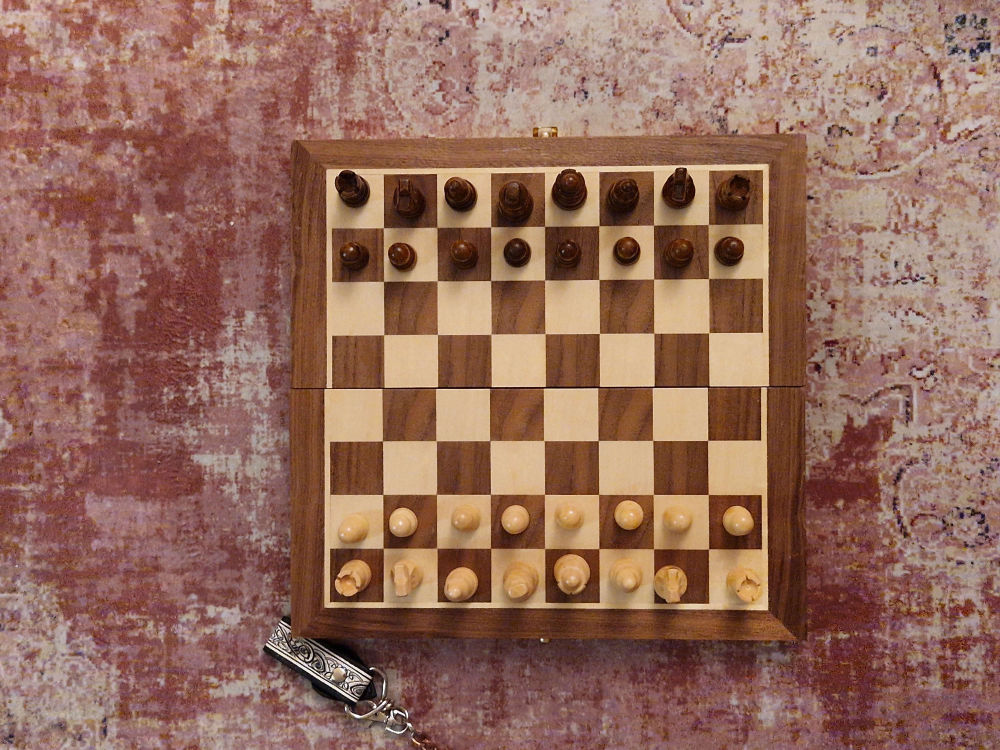
#> input picture img/start2.jpg, 4000 x 3000 px, found by its file name (shown at 1/4 size)
$ python image_processing.py
#> lines starting #> are read from the running program, lines starting #| are printed output that depends on the picture; after the words box and inside, x2 and y2 are one past the last pixel; in counts of white or black regions, pixels touching at a corner belong together
### src/chess_detection.py
import cv2 as cv
import numpy as np
import chess
from collections import deque

class chess_logic:
    def __init__(self, buffer_len=15, presence_threshold=0.7):
        self.board = chess.Board()
        self.buffer_len = buffer_len
        self.presence_threshold = presence_threshold
        self.square_buffers = {chess.square_name(i): deque(maxlen=self.buffer_len) for i in range(64)}
        self.prev_state = {sq: False for sq in self.square_buffers}

    # [72 lines left out: functions check_board, _detect_move, _print_board_presence, not called in this run]

### src/image_processing.py
import chess_detection
import numpy as np
import cv2 as cv
from matplotlib import pyplot as plt

# Order the contours to certain order (tl, tr, br, bl)
def order_corners(pts):
    rect = np.zeros((4, 2), dtype="float32")
    s = pts.sum(axis=1)
    diff = np.diff(pts, axis=1)
    rect[0] = pts[np.argmin(s)]     # top-left
    rect[2] = pts[np.argmax(s)]     # bottom-right
    rect[1] = pts[np.argmin(diff)]  # top-right
    rect[3] = pts[np.argmax(diff)]  # bottom-left
    return rect

# Settings for image detection
# Grayscale to detect lines and blur to filter noise
def preprocess_image(board_img):
#> called with board_img = 'img/start2.jpg'
    img = cv.imread(board_img)
#> img is the input picture: shape (3000, 4000, 3); mean B, G, R 92, 107.4, 148.1
    img = cv.resize(img, (800, int(img.shape[0] * 800 / img.shape[1])))
#> img: shape (600, 800, 3)
    gray_img = cv.cvtColor(img, cv.COLOR_BGR2GRAY)
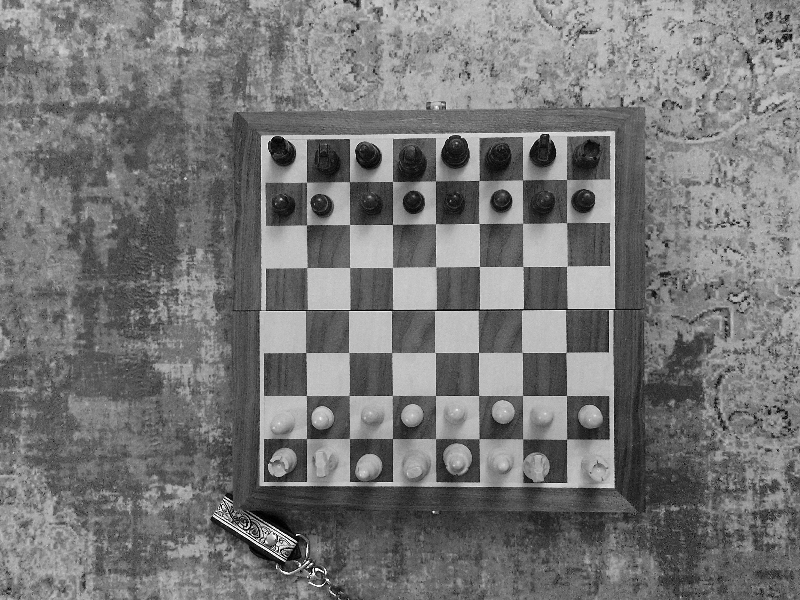
#> gray_img: shape (600, 800); min 0, max 255, mean 117.8
    blur = cv.GaussianBlur(gray_img, (5,5), 0)
    edges = cv.Canny(blur, 50, 150)
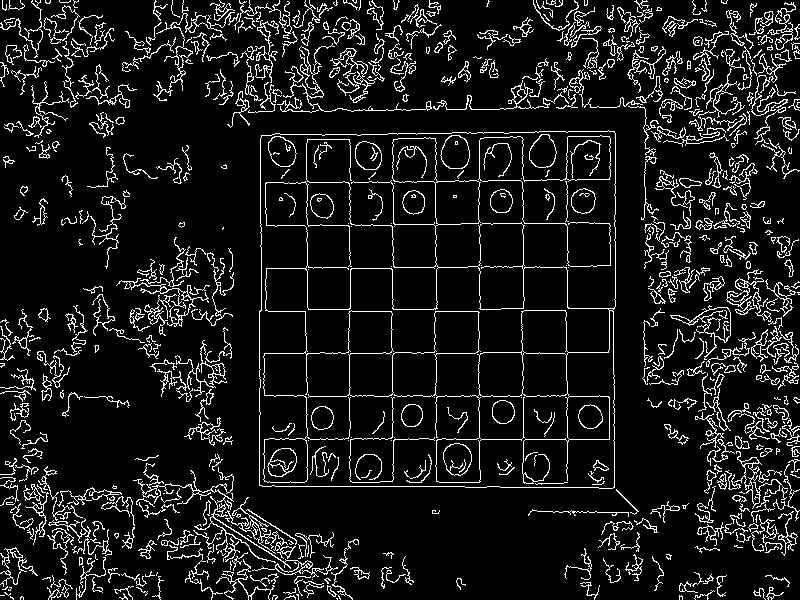
#> edges: shape (600, 800); 9.8% white in thin lines or dots

    # Optional preview
    resized_image = cv.resize(edges, (600,600))
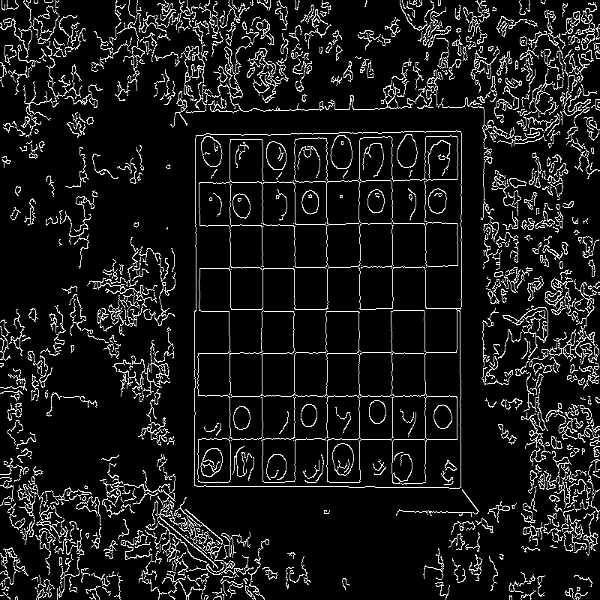
#> resized_image: shape (600, 600); min 0, max 255, mean 25.1
    cv.imshow("Detected Chessboard (Edges)", resized_image)

    return img, edges

# Draws 8x8(64 squares) grid to the chessboard image
def draw_grid(img, rows=8, cols=8, color=(0, 255, 0), thickness=2):
    h, w = img.shape[:2]
    dx = w // cols
    dy = h // rows

    # Vertical lines
    for i in range(1, cols):
        x = i * dx
        cv.line(img, (x, 0), (x, h), color, thickness)

    # Horizontal lines
    for i in range(1, rows):
        y = i * dy
        cv.line(img, (0, y), (w, y), color, thickness)

    return img

# Extract cells to an array for future use
def extract_cells(warped):
    rows = 8
    cols = 8
    h, w = warped.shape[:2]

    cell_height = h // rows
    cell_width = w // cols
    cells = []

    for row in range(rows):
        for col in range(cols):
            y1 = row * cell_height
            y2 = (row + 1) * cell_height
            x1 = col * cell_width
            x2 = (col + 1) * cell_width
            cell = warped[y1:y2, x1:x2]
            cells.append(cell)

    return cells

# Detect pieces from cells by counting pixel color difference
def detect_piece(cell):
    crop_ratio = 0.5
    diff_threshold = 20
    percent_threshold = 0.15

    gray = cv.cvtColor(cell, cv.COLOR_BGR2GRAY)

    #cv.imshow("gray piece", gray)
    #cv.waitKey(0)

    h, w = gray.shape
    cx, cy = w // 2, h // 2
    half_crop_w, half_crop_h = int(w * crop_ratio / 2), int(h * crop_ratio / 2)
    center_crop = gray[cy - half_crop_h:cy + half_crop_h, cx - half_crop_w:cx + half_crop_w]

    # Find dominant pixel intensity (median)
    dominant_value = np.median(center_crop)

    # Calculate difference from dominant value for each pixel
    diff = np.abs(center_crop.astype(int) - int(dominant_value))
    count_diff_pixels = np.sum(diff > diff_threshold)       # Count pixels that differ from the threshold
    percent_diff = count_diff_pixels / center_crop.size     # Calculate percentage of differing pixels

    return percent_diff > percent_threshold

def detect_start_pos(piece_array):
    if piece_array[0] == True and piece_array[1] == True :
        return False
    elif piece_array[0] == False and piece_array[1] == False :
        return True

def main():
    board_img = "img/start2.jpg" # Define the image
    img, edges = preprocess_image(board_img)

    # Finds contours of the chessboard likely the play area or whole chessboard borders
    contours, _ = cv.findContours(edges, cv.RETR_EXTERNAL, cv.CHAIN_APPROX_SIMPLE)
#> contours = 573 contours, 371 with area under 20; largest, box (x1, y1, x2, y2) and area: (259, 130, 616, 489) 125345, (133, 463, 313, 575) 480, (734, 451, 782, 509) 301, (225, 497, 296, 559) 300, (283, 43, 432, 112) 300
    largest_square = max(contours, key=cv.contourArea) # Detect the largest square found
#> largest_square = contour of 157 points, box (x1, y1, x2, y2) (259, 130, 616, 489), area 125345

    # Get the play area and 4 corners of that
    rect = cv.minAreaRect(largest_square)
#> rect = ((437, 309), (358, 356), -90)
    box = cv.boxPoints(rect).astype("float32")
#> box = [[615, 488], [259, 488], [259, 130], [615, 130]]

    # Order the corners consistently in this order: top-left, top-right, bottom-right, bottom-left
    ordered_box = order_corners(box)
#> in order_corners, `s = pts.sum(axis=1)`: s = [1103, 747, 389, 745]
#> in order_corners, `diff = np.diff(pts, axis=1)`: diff = [-127, 229, -129, -485]
#> ordered_box = [[259, 130], [615, 130], [615, 488], [259, 488]]

    # Compute width of the play area by choosing the largest distance between bottom line and top line
    widthA = np.linalg.norm(ordered_box[2] - ordered_box[3])
#> widthA = 356
    widthB = np.linalg.norm(ordered_box[1] - ordered_box[0])
#> widthB = 356
    maxWidth = max(int(widthA), int(widthB))
#> maxWidth = 356

    # Same for the height
    heightA = np.linalg.norm(ordered_box[1] - ordered_box[2])
#> heightA = 358
    heightB = np.linalg.norm(ordered_box[0] - ordered_box[3])
#> heightB = 358
    maxHeight = max(int(heightA), int(heightB))
#> maxHeight = 358

    # Define destination points for the new (warped) image
    dst_corners = np.array([
        [0, 0],
        [maxWidth - 1, 0],
        [maxWidth - 1, maxHeight - 1],
        [0, maxHeight - 1]
    ], dtype="float32")
#> dst_corners = [[0, 0], [355, 0], [355, 357], [0, 357]]

    # Compute and apply the new perspective transform matrix from the ordered corners to the destination rectangle
    M = cv.getPerspectiveTransform(ordered_box, dst_corners)
#> M = [[0.997, -1.19e-17, -258.3], [-4.62e-17, 0.997, -129.6], [5.59e-20, 0, 1]]
    warped = cv.warpPerspective(img, M, (maxWidth, maxHeight))

    # Draw grid over the warped image
    warped_with_grid = draw_grid(warped.copy(), rows=8, cols=8)
#> after the loop in draw_grid, `for i in range(1, rows):`:
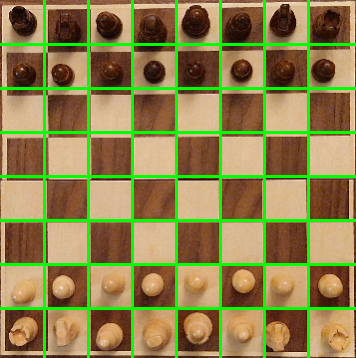
#> img: shape (358, 356, 3); mean of channels 0, 1, 2 73.7, 131.8, 138.2; drawn as B, G, R

    # Show everything
    img_contours_gray = img.copy()
    cv.polylines(img_contours_gray, [box.astype(int)], isClosed=True, color=(0, 255, 0), thickness=3)
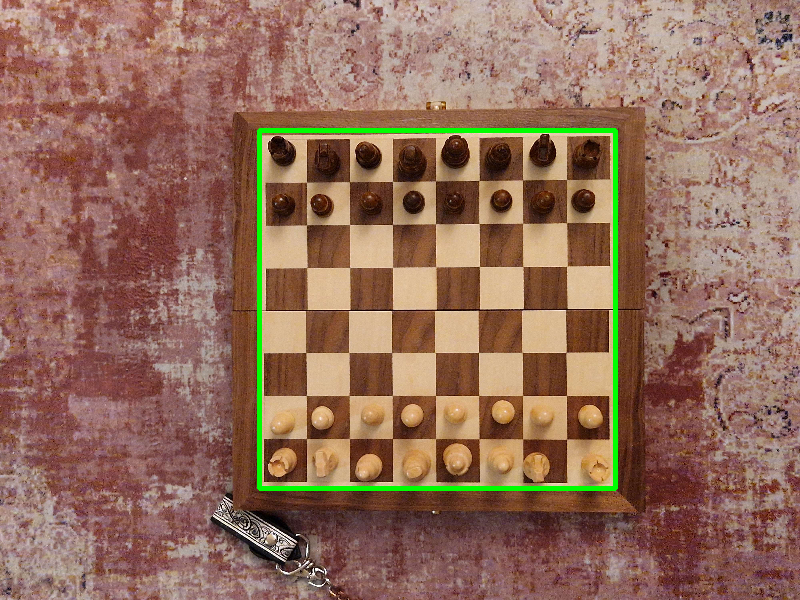
#> img_contours_gray: shape (600, 800, 3); mean B, G, R 91.1, 109.9, 146.1

    # Show the image with drawn contours and wait user input to close all windows
    cv.imshow("Detected Chessboard Corners", img_contours_gray)
    cv.imshow("Warped Chessboard", warped_with_grid)
    #cv.waitKey(0)  # Comment out to skip showing images
    cv.destroyAllWindows()

    # Cell detection
    cells = extract_cells(warped)
#> after the loop in extract_cells, `for row in range(rows):`: cells = 64 items
#> cells = 64 items
    piece_array = []

    # Check if playing from left to right or from bot to top
    # Can be used later again for move checks
    for index, cell in enumerate(cells):
        if detect_piece(cell):
            if index == 3 or index == 4:
                piece_array.append(True)
        else:
            if index == 3 or index == 4:
                piece_array.append(False)
#> this loop made 64 passes
#> (dominant_value in detect_piece, count_diff_pixels in detect_piece, percent_diff in detect_piece) on passes 1 to 12: (26, 124, 0.256), (48, 168, 0.347), (40, 200, 0.413), (53, 264, 0.545), (32, 73, 0.151), (34, 157, 0.324), (31, 82, 0.169), (39.5, 171, 0.353), (67.5, 204, 0.421), (127, 342, 0.707), (55, 103, 0.213), (46.5, 279, 0.576)
#> pass 1, in detect_piece, `gray = cv.cvtColor(cell, cv.COLOR_BGR2GRAY)`:
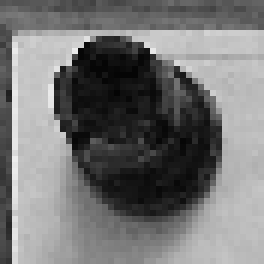
#> gray: shape (44, 44) (shown 6 times larger); min 4, max 237, mean 116.2

    # Detect if board is set from left to right or bot to top then rotate the image
    # left-right = True, bot-top = False
    if detect_start_pos(piece_array) :
        print("R\nO\nT\nA\nT\nE\n")
        rotated = cv.rotate(warped, cv.ROTATE_90_CLOCKWISE)
        cells = extract_cells(rotated)


    piece_array.clear()
    for index, cell in enumerate(cells):
        if detect_piece(cell):
            piece_array.append(True)
            print("True")
        else:
            piece_array.append(False)
            print("False")
#> this loop made 64 passes
#| True
#| True
#| True
#| True
#| True
#| True
#| True
#| True
#> (further printed lines are left out)
#> pass 3, in detect_piece (call 67), `center_crop = gray[cy - half_crop_h:cy + half_crop_h, cx - half_crop_w..`:
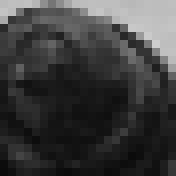
#> center_crop: shape (22, 22) (shown 8 times larger); min 11, max 207, mean 61


    # Use chess_logic class to create an object for the board
    chess = chess_detection.chess_logic()
    if chess.check_board(piece_array):     # Check current board status
        print("Everything is fine!")
    else :
        print("Pieces at wrong places.")


if __name__ == "__main__":
    main()
#> (the call stopped at in __init__, `self.board = chess.Board()`: chess is not available in this run)

$ run again, with img/my2.jpg copied over img/start2.jpg
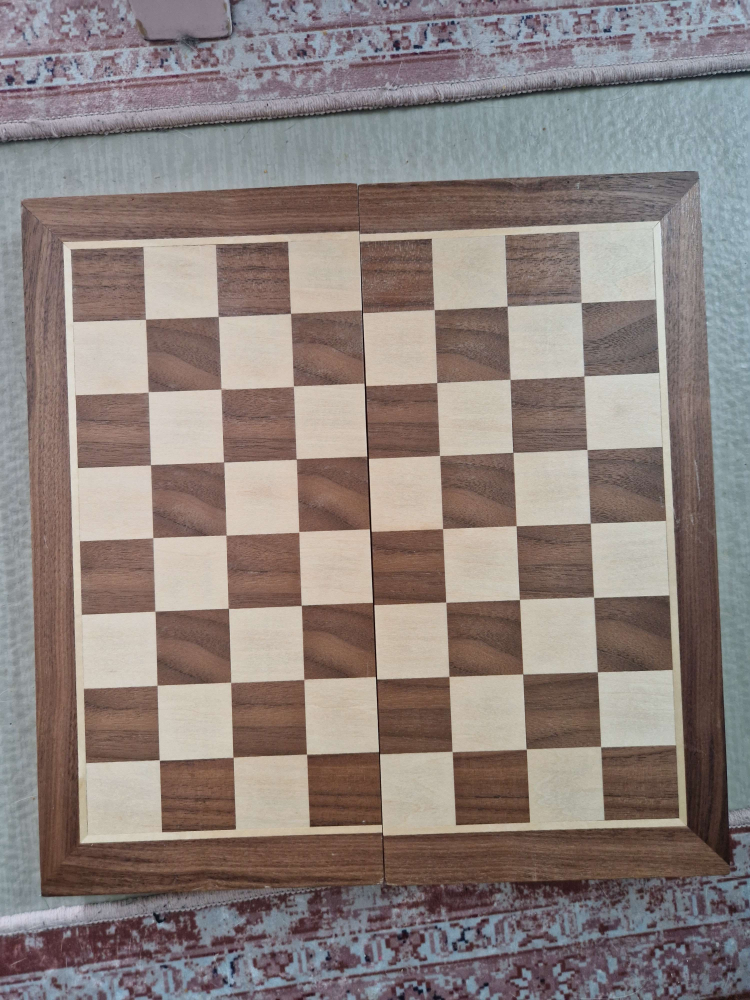
#> input picture img/my2.jpg, 3000 x 4000 px, found by its file name (shown at 1/4 size)
#> in preprocess_image, img is the input picture: shape (4000, 3000, 3); mean B, G, R 125.1, 129.1, 140.4
#> edges: shape (1066, 800); 5.4% white in thin lines or dots
#> contours = 442 contours, 290 with area under 20; largest, box (x1, y1, x2, y2) and area: (75, 246, 718, 888) 182390, (625, 476, 711, 559) 6346, (641, 794, 725, 875) 6252, (89, 729, 170, 814) 6208, (483, 799, 566, 880) 6144
#> largest_square = contour of 1351 points, box (x1, y1, x2, y2) (75, 246, 718, 888), area 182390
#> rect = ((398.5, 569), (626.9, 632.3), -2.2)
#> box = [[97.38, 897], [73.08, 265.2], [699.5, 241.1], [723.8, 872.9]]
#> s = [994.4, 338.2, 940.6, 1596.7]
#> in order_corners, `diff = np.diff(pts, axis=1)`: diff = [799.6, 192.1, -458.5, 149]
#> ordered_box = [[73.08, 265.2], [699.5, 241.1], [723.8, 872.9], [97.38, 897]]
#> widthA = 626.9
#> maxWidth = 626
#> heightA = 632.3
#> maxHeight = 632
#> dst_corners = [[0, 0], [625, 0], [625, 631], [0, 631]]
#> M = [[0.996, -0.0383, -62.65], [0.0384, 0.997, -267.2], [3.61e-19, 4.01e-20, 1]]
#> after the loop in draw_grid, `for i in range(1, rows):`:
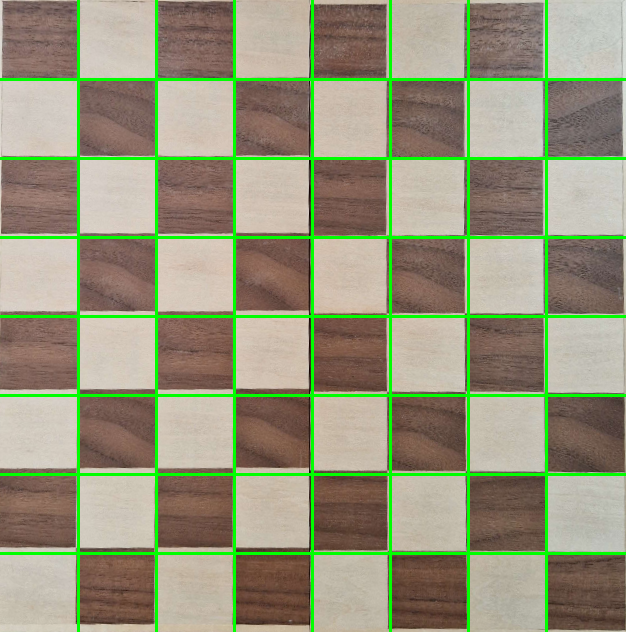
#> img: shape (632, 626, 3); mean of channels 0, 1, 2 122.4, 150, 149.4; drawn as B, G, R
#> img_contours_gray: shape (1066, 800, 3); mean B, G, R 122.6, 130.1, 137.5
#> after the loop in extract_cells, `for row in range(rows):`: cells = 64 items
#> the loop in main, `for index, cell in enumerate(cells):` made 64 passes
#> (dominant_value in detect_piece, count_diff_pixels in detect_piece, percent_diff in detect_piece) on passes 1 to 8: (116, 41, 0.0284), (197, 0, 0), (108, 113, 0.0783), (186, 0, 0), (96, 65, 0.045), (182, 0, 0), (119, 142, 0.0983), (198, 0, 0)
#> the loop in main, `for index, cell in enumerate(cells):` made 64 passes
#| False
#| False
#| False
#| False
#| False
#> (further printed lines are left out)
#> pass 2, in detect_piece (call 66), `gray = cv.cvtColor(cell, cv.COLOR_BGR2GRAY)`:
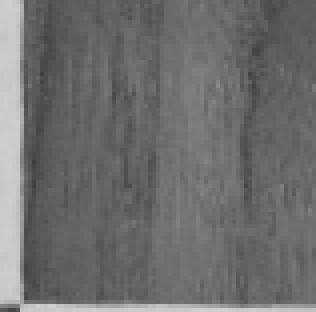
#> gray: shape (78, 79) (shown 4 times larger); min 62, max 208, mean 109.9

$ run again, with img/origin.jpg copied over img/start2.jpg
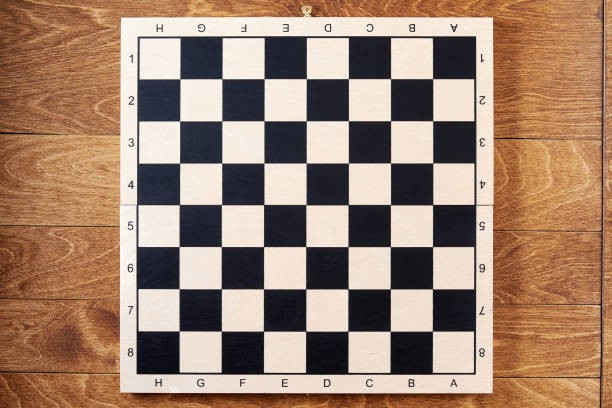
#> input picture img/origin.jpg, 612 x 408 px, found by its file name
#> in preprocess_image, img is the input picture: shape (408, 612, 3); mean B, G, R 111.3, 130.6, 159.6
#> edges: shape (533, 800); 4.2% white in thin lines or dots
#> contours = 97 contours, 60 with area under 20; largest, box (x1, y1, x2, y2) and area: (177, 46, 624, 491) 196264, (256, 494, 268, 507) 104, (258, 30, 269, 43) 102, (423, 30, 434, 43) 102, (422, 494, 433, 507) 100
#> largest_square = contour of 79 points, box (x1, y1, x2, y2) (177, 46, 624, 491), area 196264
#> rect = ((400, 268), (444, 446), -90)
#> box = [[623, 490], [177, 490], [177, 46], [623, 46]]
#> s = [1113, 667, 223, 669]
#> in order_corners, `diff = np.diff(pts, axis=1)`: diff = [-133, 313, -131, -577]
#> ordered_box = [[177, 46], [623, 46], [623, 490], [177, 490]]
#> widthA = 446
#> maxWidth = 445
#> heightA = 444
#> maxHeight = 443
#> dst_corners = [[0, 0], [444, 0], [444, 442], [0, 442]]
#> M = [[0.996, 2.3e-17, -176.2], [-1.14e-17, 0.995, -45.79], [-2.88e-19, -4.33e-19, 1]]
#> after the loop in draw_grid, `for i in range(1, rows):`:
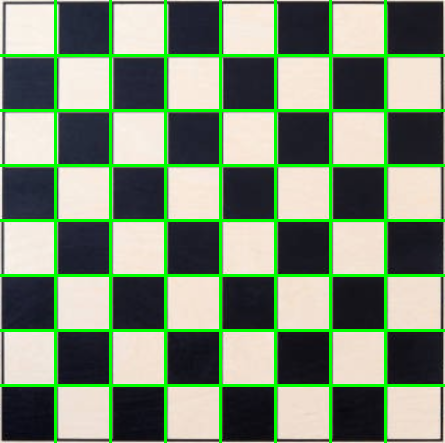
#> img: shape (443, 445, 3); mean of channels 0, 1, 2 115.8, 140.2, 122.9; drawn as B, G, R
#> img_contours_gray: shape (533, 800, 3); mean B, G, R 108, 132.5, 156
#> after the loop in extract_cells, `for row in range(rows):`: cells = 64 items
#> the loop in main, `for index, cell in enumerate(cells):` made 64 passes
#> dominant_value in detect_piece on passes 1 to 8: 243, 41, 240, 34, 238, 30, 234, 27
#> the loop in main, `for index, cell in enumerate(cells):` made 64 passes
#| False
#| False
#| False
#| False
#| False
#> (further printed lines are left out)
#> pass 2, in detect_piece (call 66), `gray = cv.cvtColor(cell, cv.COLOR_BGR2GRAY)`:
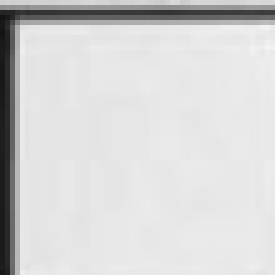
#> gray: shape (55, 55) (shown 5 times larger); min 19, max 243, mean 212.9
